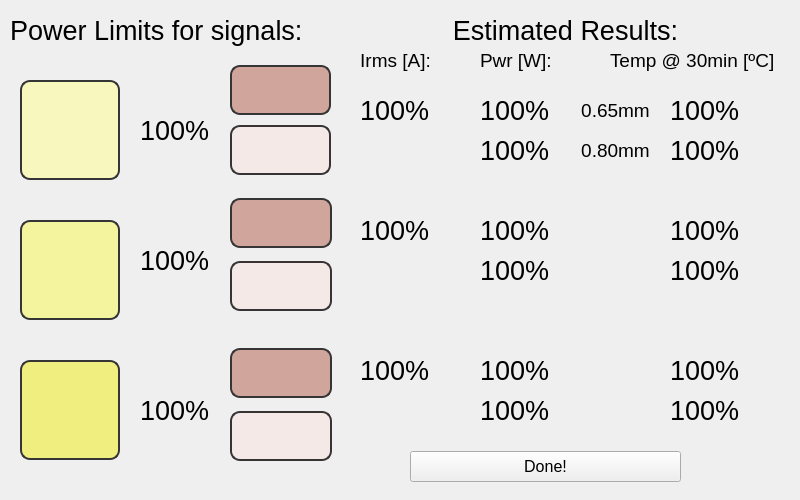
<?xml version="1.0" encoding="UTF-8"?>
<ui version="4.0">
 <class>PowerControlDialog</class>
 <widget class="QDialog" name="PowerControlDialog">
  <property name="geometry">
   <rect>
    <x>0</x>
    <y>0</y>
    <width>800</width>
    <height>500</height>
   </rect>
  </property>
  <property name="windowTitle">
   <string>Dialog</string>
  </property>
  <widget class="QPushButton" name="sinusoidalButton">
   <property name="geometry">
    <rect>
     <x>20</x>
     <y>360</y>
     <width>100</width>
     <height>100</height>
    </rect>
   </property>
   <property name="minimumSize">
    <size>
     <width>100</width>
     <height>100</height>
    </size>
   </property>
   <property name="styleSheet">
    <string notr="true">background-image: url(:/buttons/resources/Sinus.png);
background-color: rgb(240, 238, 126);
border-radius: 10px;
border:2px solid rgb(55, 52, 53);</string>
   </property>
   <property name="text">
    <string/>
   </property>
  </widget>
  <widget class="QPushButton" name="triangularButton">
   <property name="geometry">
    <rect>
     <x>20</x>
     <y>80</y>
     <width>100</width>
     <height>100</height>
    </rect>
   </property>
   <property name="minimumSize">
    <size>
     <width>100</width>
     <height>100</height>
    </size>
   </property>
   <property name="styleSheet">
    <string notr="true">background-image: url(:/buttons/resources/Triangular.png);
background-color: rgb(248, 247, 190);
border-radius: 10px;
border:2px solid rgb(55, 52, 53);</string>
   </property>
   <property name="text">
    <string/>
   </property>
  </widget>
  <widget class="QPushButton" name="squareButton">
   <property name="geometry">
    <rect>
     <x>20</x>
     <y>220</y>
     <width>100</width>
     <height>100</height>
    </rect>
   </property>
   <property name="minimumSize">
    <size>
     <width>100</width>
     <height>100</height>
    </size>
   </property>
   <property name="styleSheet">
    <string notr="true">background-image: url(:/buttons/resources/Cuadrada.png);
background-color: rgb(244, 243, 158);
border-radius: 10px;
border:2px solid rgb(55, 52, 53);</string>
   </property>
   <property name="text">
    <string/>
   </property>
  </widget>
  <widget class="QWidget" name="layoutWidget">
   <property name="geometry">
    <rect>
     <x>230</x>
     <y>60</y>
     <width>101</width>
     <height>121</height>
    </rect>
   </property>
   <layout class="QVBoxLayout" name="verticalLayout">
    <property name="spacing">
     <number>5</number>
    </property>
    <item>
     <widget class="QPushButton" name="triangUpButton">
      <property name="minimumSize">
       <size>
        <width>50</width>
        <height>50</height>
       </size>
      </property>
      <property name="styleSheet">
       <string notr="true">background-color: rgb(208, 165, 156);
border-radius: 10px;
border:2px solid rgb(55, 52, 53);</string>
      </property>
      <property name="text">
       <string/>
      </property>
      <property name="icon">
       <iconset resource="stretcher3_res.qrc">
        <normaloff>:/buttons/resources/Arriba.png</normaloff>:/buttons/resources/Arriba.png</iconset>
      </property>
     </widget>
    </item>
    <item>
     <widget class="QPushButton" name="triangDwnButton">
      <property name="minimumSize">
       <size>
        <width>50</width>
        <height>50</height>
       </size>
      </property>
      <property name="styleSheet">
       <string notr="true">background-color: rgb(244, 233, 231);
border-radius: 10px;
border:2px solid rgb(55, 52, 53);</string>
      </property>
      <property name="text">
       <string/>
      </property>
      <property name="icon">
       <iconset resource="stretcher3_res.qrc">
        <normaloff>:/buttons/resources/Abajo.png</normaloff>:/buttons/resources/Abajo.png</iconset>
      </property>
     </widget>
    </item>
   </layout>
  </widget>
  <widget class="QWidget" name="layoutWidget_2">
   <property name="geometry">
    <rect>
     <x>230</x>
     <y>190</y>
     <width>102</width>
     <height>131</height>
    </rect>
   </property>
   <layout class="QVBoxLayout" name="verticalLayout_2">
    <property name="spacing">
     <number>5</number>
    </property>
    <item>
     <widget class="QPushButton" name="squareUpButton">
      <property name="minimumSize">
       <size>
        <width>50</width>
        <height>50</height>
       </size>
      </property>
      <property name="styleSheet">
       <string notr="true">background-color: rgb(208, 165, 156);
border-radius: 10px;
border:2px solid rgb(55, 52, 53);</string>
      </property>
      <property name="text">
       <string/>
      </property>
      <property name="icon">
       <iconset resource="stretcher3_res.qrc">
        <normaloff>:/buttons/resources/Arriba.png</normaloff>:/buttons/resources/Arriba.png</iconset>
      </property>
     </widget>
    </item>
    <item>
     <widget class="QPushButton" name="squareDwnButton">
      <property name="minimumSize">
       <size>
        <width>50</width>
        <height>50</height>
       </size>
      </property>
      <property name="styleSheet">
       <string notr="true">background-color: rgb(244, 233, 231);
border-radius: 10px;
border:2px solid rgb(55, 52, 53);</string>
      </property>
      <property name="text">
       <string/>
      </property>
      <property name="icon">
       <iconset resource="stretcher3_res.qrc">
        <normaloff>:/buttons/resources/Abajo.png</normaloff>:/buttons/resources/Abajo.png</iconset>
      </property>
     </widget>
    </item>
   </layout>
  </widget>
  <widget class="QWidget" name="layoutWidget_3">
   <property name="geometry">
    <rect>
     <x>230</x>
     <y>340</y>
     <width>102</width>
     <height>131</height>
    </rect>
   </property>
   <layout class="QVBoxLayout" name="verticalLayout_3">
    <property name="spacing">
     <number>5</number>
    </property>
    <item>
     <widget class="QPushButton" name="sinusUpButton">
      <property name="minimumSize">
       <size>
        <width>50</width>
        <height>50</height>
       </size>
      </property>
      <property name="styleSheet">
       <string notr="true">background-color: rgb(208, 165, 156);
border-radius: 10px;
border:2px solid rgb(55, 52, 53);</string>
      </property>
      <property name="text">
       <string/>
      </property>
      <property name="icon">
       <iconset resource="stretcher3_res.qrc">
        <normaloff>:/buttons/resources/Arriba.png</normaloff>:/buttons/resources/Arriba.png</iconset>
      </property>
     </widget>
    </item>
    <item>
     <widget class="QPushButton" name="sinusDwnButton">
      <property name="minimumSize">
       <size>
        <width>50</width>
        <height>50</height>
       </size>
      </property>
      <property name="styleSheet">
       <string notr="true">background-color: rgb(244, 233, 231);
border-radius: 10px;
border:2px solid rgb(55, 52, 53);</string>
      </property>
      <property name="text">
       <string/>
      </property>
      <property name="icon">
       <iconset resource="stretcher3_res.qrc">
        <normaloff>:/buttons/resources/Abajo.png</normaloff>:/buttons/resources/Abajo.png</iconset>
      </property>
     </widget>
    </item>
   </layout>
  </widget>
  <widget class="QLabel" name="label">
   <property name="geometry">
    <rect>
     <x>10</x>
     <y>10</y>
     <width>351</width>
     <height>41</height>
    </rect>
   </property>
   <property name="font">
    <font>
     <pointsize>20</pointsize>
    </font>
   </property>
   <property name="text">
    <string>Power Limits for signals:</string>
   </property>
  </widget>
  <widget class="QLabel" name="triangLimitLabel">
   <property name="geometry">
    <rect>
     <x>140</x>
     <y>110</y>
     <width>101</width>
     <height>41</height>
    </rect>
   </property>
   <property name="font">
    <font>
     <pointsize>20</pointsize>
    </font>
   </property>
   <property name="text">
    <string>100%</string>
   </property>
  </widget>
  <widget class="QLabel" name="squareLimitLabel">
   <property name="geometry">
    <rect>
     <x>140</x>
     <y>240</y>
     <width>101</width>
     <height>41</height>
    </rect>
   </property>
   <property name="font">
    <font>
     <pointsize>20</pointsize>
    </font>
   </property>
   <property name="text">
    <string>100%</string>
   </property>
  </widget>
  <widget class="QLabel" name="sinusLimitLabel">
   <property name="geometry">
    <rect>
     <x>140</x>
     <y>390</y>
     <width>101</width>
     <height>41</height>
    </rect>
   </property>
   <property name="font">
    <font>
     <pointsize>20</pointsize>
    </font>
   </property>
   <property name="text">
    <string>100%</string>
   </property>
  </widget>
  <widget class="QLabel" name="label_5">
   <property name="geometry">
    <rect>
     <x>390</x>
     <y>10</y>
     <width>351</width>
     <height>41</height>
    </rect>
   </property>
   <property name="font">
    <font>
     <pointsize>20</pointsize>
    </font>
   </property>
   <property name="text">
    <string>Estimated Results:</string>
   </property>
   <property name="alignment">
    <set>Qt::AlignCenter</set>
   </property>
  </widget>
  <widget class="QLabel" name="label_6">
   <property name="geometry">
    <rect>
     <x>350</x>
     <y>40</y>
     <width>91</width>
     <height>41</height>
    </rect>
   </property>
   <property name="font">
    <font>
     <pointsize>14</pointsize>
    </font>
   </property>
   <property name="text">
    <string>Irms [A]:</string>
   </property>
   <property name="alignment">
    <set>Qt::AlignCenter</set>
   </property>
  </widget>
  <widget class="QLabel" name="triangCurrLabel">
   <property name="geometry">
    <rect>
     <x>360</x>
     <y>90</y>
     <width>101</width>
     <height>41</height>
    </rect>
   </property>
   <property name="font">
    <font>
     <pointsize>20</pointsize>
    </font>
   </property>
   <property name="text">
    <string>100%</string>
   </property>
  </widget>
  <widget class="QLabel" name="squarePwr065Label">
   <property name="geometry">
    <rect>
     <x>480</x>
     <y>210</y>
     <width>101</width>
     <height>41</height>
    </rect>
   </property>
   <property name="font">
    <font>
     <pointsize>20</pointsize>
    </font>
   </property>
   <property name="text">
    <string>100%</string>
   </property>
  </widget>
  <widget class="QLabel" name="squareCurrLabel">
   <property name="geometry">
    <rect>
     <x>360</x>
     <y>210</y>
     <width>101</width>
     <height>41</height>
    </rect>
   </property>
   <property name="font">
    <font>
     <pointsize>20</pointsize>
    </font>
   </property>
   <property name="text">
    <string>100%</string>
   </property>
  </widget>
  <widget class="QPushButton" name="doneButton">
   <property name="geometry">
    <rect>
     <x>410</x>
     <y>451</y>
     <width>271</width>
     <height>31</height>
    </rect>
   </property>
   <property name="font">
    <font>
     <pointsize>12</pointsize>
    </font>
   </property>
   <property name="text">
    <string>Done!</string>
   </property>
  </widget>
  <widget class="QLabel" name="triangPwr065Label">
   <property name="geometry">
    <rect>
     <x>480</x>
     <y>90</y>
     <width>101</width>
     <height>41</height>
    </rect>
   </property>
   <property name="font">
    <font>
     <pointsize>20</pointsize>
    </font>
   </property>
   <property name="text">
    <string>100%</string>
   </property>
  </widget>
  <widget class="QLabel" name="sinusPwr065Label">
   <property name="geometry">
    <rect>
     <x>480</x>
     <y>350</y>
     <width>101</width>
     <height>41</height>
    </rect>
   </property>
   <property name="font">
    <font>
     <pointsize>20</pointsize>
    </font>
   </property>
   <property name="text">
    <string>100%</string>
   </property>
  </widget>
  <widget class="QLabel" name="sinusCurrLabel">
   <property name="geometry">
    <rect>
     <x>360</x>
     <y>350</y>
     <width>101</width>
     <height>41</height>
    </rect>
   </property>
   <property name="font">
    <font>
     <pointsize>20</pointsize>
    </font>
   </property>
   <property name="text">
    <string>100%</string>
   </property>
  </widget>
  <widget class="QLabel" name="label_7">
   <property name="geometry">
    <rect>
     <x>480</x>
     <y>40</y>
     <width>81</width>
     <height>41</height>
    </rect>
   </property>
   <property name="font">
    <font>
     <pointsize>14</pointsize>
    </font>
   </property>
   <property name="text">
    <string>Pwr [W]:</string>
   </property>
   <property name="alignment">
    <set>Qt::AlignLeading|Qt::AlignLeft|Qt::AlignVCenter</set>
   </property>
  </widget>
  <widget class="QLabel" name="squareTemp080Label">
   <property name="geometry">
    <rect>
     <x>670</x>
     <y>250</y>
     <width>101</width>
     <height>41</height>
    </rect>
   </property>
   <property name="font">
    <font>
     <pointsize>20</pointsize>
    </font>
   </property>
   <property name="text">
    <string>100%</string>
   </property>
  </widget>
  <widget class="QLabel" name="triangTemp065Label">
   <property name="geometry">
    <rect>
     <x>670</x>
     <y>90</y>
     <width>101</width>
     <height>41</height>
    </rect>
   </property>
   <property name="font">
    <font>
     <pointsize>20</pointsize>
    </font>
   </property>
   <property name="text">
    <string>100%</string>
   </property>
  </widget>
  <widget class="QLabel" name="triangTemp080Label">
   <property name="geometry">
    <rect>
     <x>670</x>
     <y>130</y>
     <width>101</width>
     <height>41</height>
    </rect>
   </property>
   <property name="font">
    <font>
     <pointsize>20</pointsize>
    </font>
   </property>
   <property name="text">
    <string>100%</string>
   </property>
  </widget>
  <widget class="QLabel" name="label_9">
   <property name="geometry">
    <rect>
     <x>570</x>
     <y>130</y>
     <width>91</width>
     <height>41</height>
    </rect>
   </property>
   <property name="font">
    <font>
     <pointsize>14</pointsize>
    </font>
   </property>
   <property name="text">
    <string>0.80mm</string>
   </property>
   <property name="alignment">
    <set>Qt::AlignCenter</set>
   </property>
  </widget>
  <widget class="QLabel" name="sinusTemp080Label">
   <property name="geometry">
    <rect>
     <x>670</x>
     <y>390</y>
     <width>101</width>
     <height>41</height>
    </rect>
   </property>
   <property name="font">
    <font>
     <pointsize>20</pointsize>
    </font>
   </property>
   <property name="text">
    <string>100%</string>
   </property>
  </widget>
  <widget class="QLabel" name="squareTemp065Label">
   <property name="geometry">
    <rect>
     <x>670</x>
     <y>210</y>
     <width>101</width>
     <height>41</height>
    </rect>
   </property>
   <property name="font">
    <font>
     <pointsize>20</pointsize>
    </font>
   </property>
   <property name="text">
    <string>100%</string>
   </property>
  </widget>
  <widget class="QLabel" name="sinusTemp065Label">
   <property name="geometry">
    <rect>
     <x>670</x>
     <y>350</y>
     <width>101</width>
     <height>41</height>
    </rect>
   </property>
   <property name="font">
    <font>
     <pointsize>20</pointsize>
    </font>
   </property>
   <property name="text">
    <string>100%</string>
   </property>
  </widget>
  <widget class="QLabel" name="sinusPwr080Label">
   <property name="geometry">
    <rect>
     <x>480</x>
     <y>390</y>
     <width>101</width>
     <height>41</height>
    </rect>
   </property>
   <property name="font">
    <font>
     <pointsize>20</pointsize>
    </font>
   </property>
   <property name="text">
    <string>100%</string>
   </property>
  </widget>
  <widget class="QLabel" name="squarePwr080Label">
   <property name="geometry">
    <rect>
     <x>480</x>
     <y>250</y>
     <width>101</width>
     <height>41</height>
    </rect>
   </property>
   <property name="font">
    <font>
     <pointsize>20</pointsize>
    </font>
   </property>
   <property name="text">
    <string>100%</string>
   </property>
  </widget>
  <widget class="QLabel" name="triangPwr080Label">
   <property name="geometry">
    <rect>
     <x>480</x>
     <y>130</y>
     <width>101</width>
     <height>41</height>
    </rect>
   </property>
   <property name="font">
    <font>
     <pointsize>20</pointsize>
    </font>
   </property>
   <property name="text">
    <string>100%</string>
   </property>
  </widget>
  <widget class="QLabel" name="label_10">
   <property name="geometry">
    <rect>
     <x>570</x>
     <y>90</y>
     <width>91</width>
     <height>41</height>
    </rect>
   </property>
   <property name="font">
    <font>
     <pointsize>14</pointsize>
    </font>
   </property>
   <property name="text">
    <string>0.65mm</string>
   </property>
   <property name="alignment">
    <set>Qt::AlignCenter</set>
   </property>
  </widget>
  <widget class="QLabel" name="label_8">
   <property name="geometry">
    <rect>
     <x>610</x>
     <y>40</y>
     <width>181</width>
     <height>41</height>
    </rect>
   </property>
   <property name="font">
    <font>
     <pointsize>14</pointsize>
    </font>
   </property>
   <property name="text">
    <string>Temp @ 30min [ºC]</string>
   </property>
   <property name="alignment">
    <set>Qt::AlignLeading|Qt::AlignLeft|Qt::AlignVCenter</set>
   </property>
  </widget>
 </widget>
 <resources>
  <include location="stretcher3_res.qrc"/>
 </resources>
 <connections/>
</ui>
